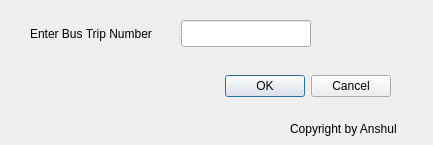
<?xml version="1.0" encoding="UTF-8"?>
<ui version="4.0">
 <class>trip_detailsDialogBase</class>
 <widget class="QDialog" name="trip_detailsDialogBase">
  <property name="geometry">
   <rect>
    <x>0</x>
    <y>0</y>
    <width>433</width>
    <height>145</height>
   </rect>
  </property>
  <property name="windowTitle">
   <string>MSRTC Trip details</string>
  </property>
  <widget class="QDialogButtonBox" name="button_box">
   <property name="geometry">
    <rect>
     <x>50</x>
     <y>70</y>
     <width>341</width>
     <height>32</height>
    </rect>
   </property>
   <property name="orientation">
    <enum>Qt::Horizontal</enum>
   </property>
   <property name="standardButtons">
    <set>QDialogButtonBox::Cancel|QDialogButtonBox::Ok</set>
   </property>
  </widget>
  <widget class="QLabel" name="label_2">
   <property name="geometry">
    <rect>
     <x>290</x>
     <y>120</y>
     <width>391</width>
     <height>17</height>
    </rect>
   </property>
   <property name="text">
    <string>Copyright by Anshul</string>
   </property>
  </widget>
  <widget class="QSplitter" name="splitter">
   <property name="geometry">
    <rect>
     <x>30</x>
     <y>20</y>
     <width>281</width>
     <height>27</height>
    </rect>
   </property>
   <property name="orientation">
    <enum>Qt::Horizontal</enum>
   </property>
   <widget class="QLabel" name="label">
    <property name="text">
     <string>Enter Bus Trip Number</string>
    </property>
   </widget>
   <widget class="QLineEdit" name="lineEdit"/>
  </widget>
 </widget>
 <resources/>
 <connections>
  <connection>
   <sender>button_box</sender>
   <signal>accepted()</signal>
   <receiver>trip_detailsDialogBase</receiver>
   <slot>accept()</slot>
   <hints>
    <hint type="sourcelabel">
     <x>20</x>
     <y>20</y>
    </hint>
    <hint type="destinationlabel">
     <x>20</x>
     <y>20</y>
    </hint>
   </hints>
  </connection>
  <connection>
   <sender>button_box</sender>
   <signal>rejected()</signal>
   <receiver>trip_detailsDialogBase</receiver>
   <slot>reject()</slot>
   <hints>
    <hint type="sourcelabel">
     <x>20</x>
     <y>20</y>
    </hint>
    <hint type="destinationlabel">
     <x>20</x>
     <y>20</y>
    </hint>
   </hints>
  </connection>
 </connections>
</ui>
